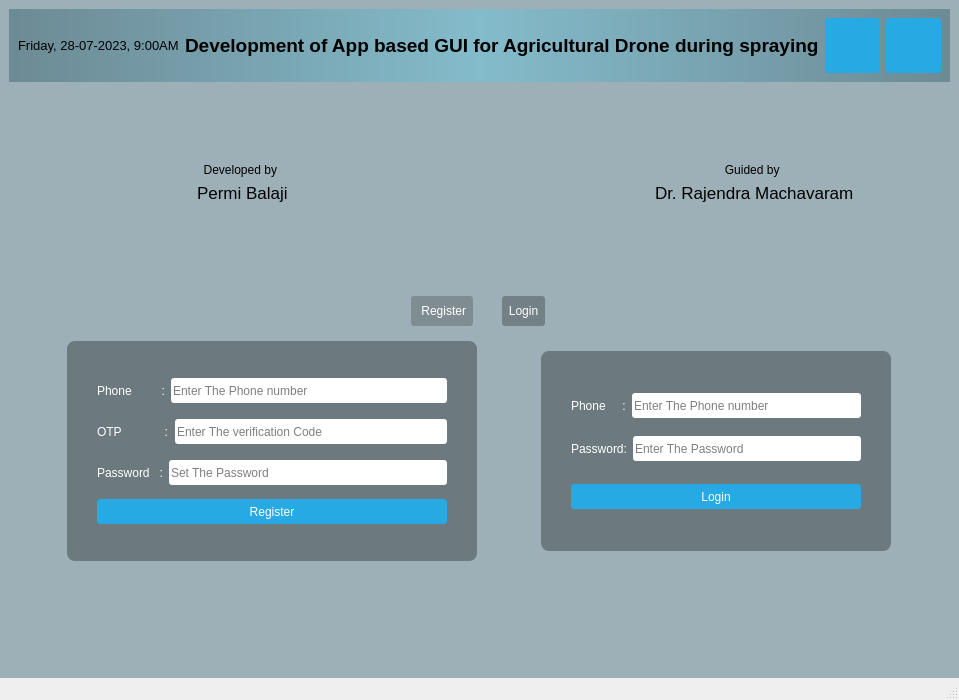
<?xml version="1.0" encoding="UTF-8"?>
<ui version="4.0">
 <class>LoginPage</class>
 <widget class="QMainWindow" name="LoginPage">
  <property name="geometry">
   <rect>
    <x>0</x>
    <y>0</y>
    <width>940</width>
    <height>700</height>
   </rect>
  </property>
  <property name="windowTitle">
   <string>MainWindow</string>
  </property>
  <property name="styleSheet">
   <string notr="true">#centralwidget{
background: rgba(32,80,96,100);
}
QPushButton {
    color: white;
    background-color: #27a9e3;
    border-width: 0px;
    border-radius: 3px;
}
QPushButton:hover { background-color: #66c011; }
</string>
  </property>
  <widget class="QWidget" name="LPcentralwidget">
   <property name="styleSheet">
    <string notr="true">#LPcentralwidget{
background: rgba(32,80,96,100);
}
QPushButton {
    color: white;
    background-color: #27a9e3;
    border-width: 0px;
    border-radius: 3px;
}
QPushButton:hover { background-color: #66c011; }
#LPcentralwidget{
background: rgba(32,80,96,100);
border-image: url(:/images/img/1690784908671.jpg);
}</string>
   </property>
   <layout class="QVBoxLayout" name="verticalLayout_7">
    <item>
     <widget class="QWidget" name="Toppanel" native="true">
      <property name="styleSheet">
       <string notr="true">#Toppanel { 
    background-color: qlineargradient(spread:reflect, x1:0.5, y1:0, x2:0, y2:0, stop:0 rgba(91, 204, 233, 100), stop:1 rgba(32, 80, 96, 100));
}</string>
      </property>
      <layout class="QHBoxLayout" name="horizontalLayout_12">
       <item>
        <layout class="QHBoxLayout" name="horizontalLayout">
         <item>
          <widget class="QLabel" name="date_time_label">
           <property name="font">
            <font>
             <pointsize>10</pointsize>
            </font>
           </property>
           <property name="text">
            <string>Friday, 28-07-2023, 9:00AM</string>
           </property>
          </widget>
         </item>
         <item>
          <widget class="QLabel" name="label_6">
           <property name="font">
            <font>
             <pointsize>14</pointsize>
             <bold>true</bold>
            </font>
           </property>
           <property name="text">
            <string>Development of App based GUI for Agricultural Drone during spraying</string>
           </property>
          </widget>
         </item>
        </layout>
       </item>
       <item>
        <widget class="QPushButton" name="restart_button">
         <property name="sizePolicy">
          <sizepolicy hsizetype="Fixed" vsizetype="Fixed">
           <horstretch>0</horstretch>
           <verstretch>0</verstretch>
          </sizepolicy>
         </property>
         <property name="minimumSize">
          <size>
           <width>55</width>
           <height>55</height>
          </size>
         </property>
         <property name="text">
          <string/>
         </property>
         <property name="icon">
          <iconset>
           <normaloff>C:/Users/kiran/Downloads/icons8-restart-64.png</normaloff>C:/Users/kiran/Downloads/icons8-restart-64.png</iconset>
         </property>
         <property name="iconSize">
          <size>
           <width>50</width>
           <height>50</height>
          </size>
         </property>
        </widget>
       </item>
       <item>
        <widget class="QPushButton" name="shutdown_button">
         <property name="sizePolicy">
          <sizepolicy hsizetype="Fixed" vsizetype="Fixed">
           <horstretch>0</horstretch>
           <verstretch>0</verstretch>
          </sizepolicy>
         </property>
         <property name="minimumSize">
          <size>
           <width>55</width>
           <height>55</height>
          </size>
         </property>
         <property name="text">
          <string/>
         </property>
         <property name="icon">
          <iconset resource="resources.qrc">
           <normaloff>:/icons/img/icons8-power-off-64 (1).png</normaloff>:/icons/img/icons8-power-off-64 (1).png</iconset>
         </property>
         <property name="iconSize">
          <size>
           <width>50</width>
           <height>50</height>
          </size>
         </property>
        </widget>
       </item>
      </layout>
     </widget>
    </item>
    <item>
     <spacer name="verticalSpacer_3">
      <property name="orientation">
       <enum>Qt::Vertical</enum>
      </property>
      <property name="sizeType">
       <enum>QSizePolicy::Fixed</enum>
      </property>
      <property name="sizeHint" stdset="0">
       <size>
        <width>20</width>
        <height>20</height>
       </size>
      </property>
     </spacer>
    </item>
    <item>
     <layout class="QHBoxLayout" name="horizontalLayout_2">
      <item>
       <spacer name="horizontalSpacer">
        <property name="orientation">
         <enum>Qt::Horizontal</enum>
        </property>
        <property name="sizeHint" stdset="0">
         <size>
          <width>188</width>
          <height>17</height>
         </size>
        </property>
       </spacer>
      </item>
      <item>
       <layout class="QVBoxLayout" name="verticalLayout_5">
        <item>
         <spacer name="verticalSpacer_5">
          <property name="orientation">
           <enum>Qt::Vertical</enum>
          </property>
          <property name="sizeHint" stdset="0">
           <size>
            <width>20</width>
            <height>38</height>
           </size>
          </property>
         </spacer>
        </item>
        <item>
         <layout class="QVBoxLayout" name="verticalLayout">
          <item>
           <widget class="QLabel" name="label_7">
            <property name="text">
             <string>  Developed by</string>
            </property>
           </widget>
          </item>
          <item>
           <widget class="QLabel" name="label_8">
            <property name="font">
             <font>
              <pointsize>13</pointsize>
             </font>
            </property>
            <property name="text">
             <string>Permi Balaji</string>
            </property>
           </widget>
          </item>
         </layout>
        </item>
        <item>
         <spacer name="verticalSpacer_6">
          <property name="orientation">
           <enum>Qt::Vertical</enum>
          </property>
          <property name="sizeHint" stdset="0">
           <size>
            <width>20</width>
            <height>48</height>
           </size>
          </property>
         </spacer>
        </item>
       </layout>
      </item>
      <item>
       <spacer name="horizontalSpacer_5">
        <property name="orientation">
         <enum>Qt::Horizontal</enum>
        </property>
        <property name="sizeHint" stdset="0">
         <size>
          <width>108</width>
          <height>17</height>
         </size>
        </property>
       </spacer>
      </item>
      <item>
       <widget class="QLabel" name="logo">
        <property name="sizePolicy">
         <sizepolicy hsizetype="Fixed" vsizetype="Fixed">
          <horstretch>0</horstretch>
          <verstretch>0</verstretch>
         </sizepolicy>
        </property>
        <property name="minimumSize">
         <size>
          <width>150</width>
          <height>150</height>
         </size>
        </property>
        <property name="styleSheet">
         <string notr="true">border-image: url(:/img/logoiit.jpg);
border-radius: 40%;

</string>
        </property>
        <property name="text">
         <string/>
        </property>
       </widget>
      </item>
      <item>
       <spacer name="horizontalSpacer_3">
        <property name="orientation">
         <enum>Qt::Horizontal</enum>
        </property>
        <property name="sizeHint" stdset="0">
         <size>
          <width>58</width>
          <height>20</height>
         </size>
        </property>
       </spacer>
      </item>
      <item>
       <layout class="QVBoxLayout" name="verticalLayout_6">
        <item>
         <spacer name="verticalSpacer_8">
          <property name="orientation">
           <enum>Qt::Vertical</enum>
          </property>
          <property name="sizeHint" stdset="0">
           <size>
            <width>20</width>
            <height>38</height>
           </size>
          </property>
         </spacer>
        </item>
        <item>
         <layout class="QVBoxLayout" name="verticalLayout_4">
          <item>
           <widget class="QLabel" name="label_9">
            <property name="text">
             <string>                     Guided by</string>
            </property>
           </widget>
          </item>
          <item>
           <widget class="QLabel" name="label_10">
            <property name="font">
             <font>
              <pointsize>13</pointsize>
             </font>
            </property>
            <property name="text">
             <string>Dr. Rajendra Machavaram</string>
            </property>
           </widget>
          </item>
         </layout>
        </item>
        <item>
         <spacer name="verticalSpacer_7">
          <property name="orientation">
           <enum>Qt::Vertical</enum>
          </property>
          <property name="sizeHint" stdset="0">
           <size>
            <width>20</width>
            <height>48</height>
           </size>
          </property>
         </spacer>
        </item>
       </layout>
      </item>
      <item>
       <spacer name="horizontalSpacer_2">
        <property name="orientation">
         <enum>Qt::Horizontal</enum>
        </property>
        <property name="sizeHint" stdset="0">
         <size>
          <width>78</width>
          <height>17</height>
         </size>
        </property>
       </spacer>
      </item>
     </layout>
    </item>
    <item>
     <spacer name="verticalSpacer_4">
      <property name="orientation">
       <enum>Qt::Vertical</enum>
      </property>
      <property name="sizeType">
       <enum>QSizePolicy::Fixed</enum>
      </property>
      <property name="sizeHint" stdset="0">
       <size>
        <width>20</width>
        <height>10</height>
       </size>
      </property>
     </spacer>
    </item>
    <item>
     <layout class="QHBoxLayout" name="horizontalLayout_7">
      <property name="topMargin">
       <number>0</number>
      </property>
      <item>
       <widget class="QWidget" name="horizontalWidget_2" native="true">
        <property name="sizePolicy">
         <sizepolicy hsizetype="Fixed" vsizetype="Fixed">
          <horstretch>0</horstretch>
          <verstretch>0</verstretch>
         </sizepolicy>
        </property>
        <property name="minimumSize">
         <size>
          <width>200</width>
          <height>20</height>
         </size>
        </property>
        <layout class="QHBoxLayout" name="horizontalLayout_8">
         <property name="topMargin">
          <number>22</number>
         </property>
         <item>
          <widget class="QPushButton" name="Register_button">
           <property name="sizePolicy">
            <sizepolicy hsizetype="Fixed" vsizetype="Fixed">
             <horstretch>0</horstretch>
             <verstretch>0</verstretch>
            </sizepolicy>
           </property>
           <property name="minimumSize">
            <size>
             <width>40</width>
             <height>30</height>
            </size>
           </property>
           <property name="styleSheet">
            <string notr="true">background:rgba(0,0,0,50);</string>
           </property>
           <property name="text">
            <string>   Register  </string>
           </property>
          </widget>
         </item>
         <item>
          <widget class="QPushButton" name="Login_button">
           <property name="sizePolicy">
            <sizepolicy hsizetype="Fixed" vsizetype="Fixed">
             <horstretch>0</horstretch>
             <verstretch>0</verstretch>
            </sizepolicy>
           </property>
           <property name="minimumSize">
            <size>
             <width>40</width>
             <height>30</height>
            </size>
           </property>
           <property name="styleSheet">
            <string notr="true">background:rgba(0,0,0,70);</string>
           </property>
           <property name="text">
            <string>  Login  </string>
           </property>
          </widget>
         </item>
        </layout>
       </widget>
      </item>
     </layout>
    </item>
    <item>
     <layout class="QHBoxLayout" name="horizontalLayout_3">
      <property name="topMargin">
       <number>0</number>
      </property>
      <item>
       <widget class="QWidget" name="Registerform" native="true">
        <property name="sizePolicy">
         <sizepolicy hsizetype="Fixed" vsizetype="Fixed">
          <horstretch>0</horstretch>
          <verstretch>0</verstretch>
         </sizepolicy>
        </property>
        <property name="minimumSize">
         <size>
          <width>350</width>
          <height>220</height>
         </size>
        </property>
        <property name="styleSheet">
         <string notr="true">
#Registerform { 
 background: rgba(0, 0, 0, 80);
 border-radius: 8px;
}
QLabel { color: white; }
QLineEdit { border-radius: 3px; }
</string>
        </property>
        <layout class="QVBoxLayout" name="verticalLayout_3">
         <property name="leftMargin">
          <number>30</number>
         </property>
         <property name="topMargin">
          <number>30</number>
         </property>
         <property name="rightMargin">
          <number>30</number>
         </property>
         <property name="bottomMargin">
          <number>30</number>
         </property>
         <item>
          <widget class="QWidget" name="horizontalWidget" native="true">
           <property name="sizePolicy">
            <sizepolicy hsizetype="Expanding" vsizetype="Fixed">
             <horstretch>0</horstretch>
             <verstretch>0</verstretch>
            </sizepolicy>
           </property>
           <property name="minimumSize">
            <size>
             <width>320</width>
             <height>30</height>
            </size>
           </property>
           <layout class="QHBoxLayout" name="horizontalLayout_6" stretch="0,0">
            <property name="sizeConstraint">
             <enum>QLayout::SetDefaultConstraint</enum>
            </property>
            <property name="leftMargin">
             <number>0</number>
            </property>
            <property name="topMargin">
             <number>0</number>
            </property>
            <property name="rightMargin">
             <number>0</number>
            </property>
            <property name="bottomMargin">
             <number>0</number>
            </property>
            <item>
             <widget class="QLabel" name="label">
              <property name="text">
               <string>Phone         :</string>
              </property>
             </widget>
            </item>
            <item>
             <widget class="QLineEdit" name="lineEdit">
              <property name="minimumSize">
               <size>
                <width>0</width>
                <height>25</height>
               </size>
              </property>
              <property name="placeholderText">
               <string>Enter The Phone number</string>
              </property>
             </widget>
            </item>
           </layout>
          </widget>
         </item>
         <item>
          <widget class="QWidget" name="horizontalWidget" native="true">
           <property name="sizePolicy">
            <sizepolicy hsizetype="Fixed" vsizetype="Fixed">
             <horstretch>0</horstretch>
             <verstretch>0</verstretch>
            </sizepolicy>
           </property>
           <property name="minimumSize">
            <size>
             <width>350</width>
             <height>30</height>
            </size>
           </property>
           <layout class="QHBoxLayout" name="horizontalLayout_9">
            <property name="sizeConstraint">
             <enum>QLayout::SetDefaultConstraint</enum>
            </property>
            <property name="leftMargin">
             <number>0</number>
            </property>
            <property name="topMargin">
             <number>0</number>
            </property>
            <property name="rightMargin">
             <number>0</number>
            </property>
            <property name="bottomMargin">
             <number>0</number>
            </property>
            <item>
             <widget class="QLabel" name="label_4">
              <property name="text">
               <string>OTP             :</string>
              </property>
             </widget>
            </item>
            <item>
             <widget class="QLineEdit" name="lineEdit_2">
              <property name="minimumSize">
               <size>
                <width>0</width>
                <height>25</height>
               </size>
              </property>
              <property name="placeholderText">
               <string>Enter The verification Code</string>
              </property>
             </widget>
            </item>
           </layout>
          </widget>
         </item>
         <item>
          <widget class="QWidget" name="horizontalWidget" native="true">
           <property name="sizePolicy">
            <sizepolicy hsizetype="Preferred" vsizetype="Fixed">
             <horstretch>0</horstretch>
             <verstretch>0</verstretch>
            </sizepolicy>
           </property>
           <property name="minimumSize">
            <size>
             <width>0</width>
             <height>30</height>
            </size>
           </property>
           <layout class="QHBoxLayout" name="horizontalLayout_10">
            <property name="leftMargin">
             <number>0</number>
            </property>
            <property name="topMargin">
             <number>0</number>
            </property>
            <property name="rightMargin">
             <number>0</number>
            </property>
            <property name="bottomMargin">
             <number>0</number>
            </property>
            <item>
             <widget class="QLabel" name="label_5">
              <property name="text">
               <string>Password   :</string>
              </property>
             </widget>
            </item>
            <item>
             <widget class="QLineEdit" name="lineEdit_3">
              <property name="minimumSize">
               <size>
                <width>0</width>
                <height>25</height>
               </size>
              </property>
              <property name="echoMode">
               <enum>QLineEdit::Password</enum>
              </property>
              <property name="placeholderText">
               <string>Set The Password</string>
              </property>
             </widget>
            </item>
           </layout>
          </widget>
         </item>
         <item>
          <layout class="QHBoxLayout" name="horizontalLayout_11">
           <property name="leftMargin">
            <number>0</number>
           </property>
           <property name="topMargin">
            <number>0</number>
           </property>
           <property name="rightMargin">
            <number>0</number>
           </property>
           <property name="bottomMargin">
            <number>0</number>
           </property>
           <item>
            <widget class="QPushButton" name="pushButton">
             <property name="minimumSize">
              <size>
               <width>0</width>
               <height>25</height>
              </size>
             </property>
             <property name="text">
              <string>Register</string>
             </property>
            </widget>
           </item>
          </layout>
         </item>
        </layout>
       </widget>
      </item>
      <item>
       <widget class="QWidget" name="loginForm" native="true">
        <property name="sizePolicy">
         <sizepolicy hsizetype="Fixed" vsizetype="Fixed">
          <horstretch>0</horstretch>
          <verstretch>0</verstretch>
         </sizepolicy>
        </property>
        <property name="minimumSize">
         <size>
          <width>350</width>
          <height>200</height>
         </size>
        </property>
        <property name="styleSheet">
         <string notr="true">
#loginForm { 
 background: rgba(0, 0, 0, 80);
 border-radius: 8px;
}
QLabel { color: white; }
QLineEdit { border-radius: 3px; }
</string>
        </property>
        <layout class="QVBoxLayout" name="verticalLayout_2">
         <property name="leftMargin">
          <number>30</number>
         </property>
         <property name="topMargin">
          <number>30</number>
         </property>
         <property name="rightMargin">
          <number>30</number>
         </property>
         <property name="bottomMargin">
          <number>30</number>
         </property>
         <item>
          <layout class="QHBoxLayout" name="horizontalLayout_5">
           <item>
            <widget class="QLabel" name="label_2">
             <property name="text">
              <string>Phone     :</string>
             </property>
            </widget>
           </item>
           <item>
            <widget class="QLineEdit" name="username">
             <property name="minimumSize">
              <size>
               <width>0</width>
               <height>25</height>
              </size>
             </property>
             <property name="placeholderText">
              <string>Enter The Phone number</string>
             </property>
            </widget>
           </item>
          </layout>
         </item>
         <item>
          <layout class="QHBoxLayout" name="horizontalLayout_4">
           <item>
            <widget class="QLabel" name="label_3">
             <property name="text">
              <string>Password:</string>
             </property>
            </widget>
           </item>
           <item>
            <widget class="QLineEdit" name="password">
             <property name="minimumSize">
              <size>
               <width>0</width>
               <height>25</height>
              </size>
             </property>
             <property name="echoMode">
              <enum>QLineEdit::Password</enum>
             </property>
             <property name="placeholderText">
              <string>Enter The Password</string>
             </property>
            </widget>
           </item>
          </layout>
         </item>
         <item>
          <spacer name="verticalSpacer_2">
           <property name="orientation">
            <enum>Qt::Vertical</enum>
           </property>
           <property name="sizeType">
            <enum>QSizePolicy::Fixed</enum>
           </property>
           <property name="sizeHint" stdset="0">
            <size>
             <width>20</width>
             <height>5</height>
            </size>
           </property>
          </spacer>
         </item>
         <item>
          <widget class="QPushButton" name="loginbutton">
           <property name="minimumSize">
            <size>
             <width>0</width>
             <height>25</height>
            </size>
           </property>
           <property name="text">
            <string>Login</string>
           </property>
          </widget>
         </item>
        </layout>
       </widget>
      </item>
     </layout>
    </item>
    <item>
     <spacer name="verticalSpacer">
      <property name="orientation">
       <enum>Qt::Vertical</enum>
      </property>
      <property name="sizeHint" stdset="0">
       <size>
        <width>20</width>
        <height>50</height>
       </size>
      </property>
     </spacer>
    </item>
   </layout>
  </widget>
  <widget class="QMenuBar" name="menubar">
   <property name="geometry">
    <rect>
     <x>0</x>
     <y>0</y>
     <width>940</width>
     <height>21</height>
    </rect>
   </property>
  </widget>
  <widget class="QStatusBar" name="statusbar"/>
 </widget>
 <resources>
  <include location="resources.qrc"/>
 </resources>
 <connections/>
</ui>
